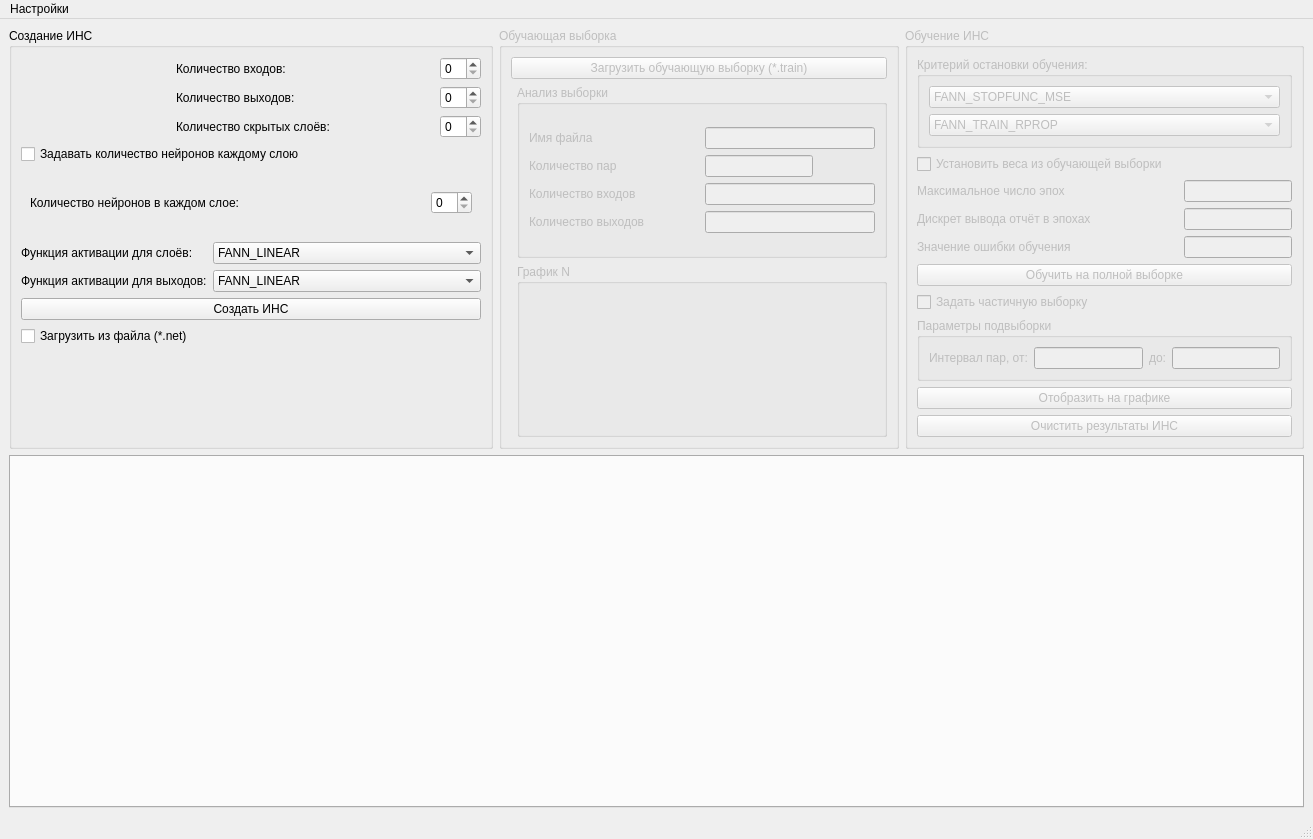
<?xml version="1.0" encoding="UTF-8"?>
<ui version="4.0">
 <class>MainWindow</class>
 <widget class="QMainWindow" name="MainWindow">
  <property name="geometry">
   <rect>
    <x>0</x>
    <y>0</y>
    <width>1313</width>
    <height>839</height>
   </rect>
  </property>
  <property name="windowTitle">
   <string>EasyANN</string>
  </property>
  <widget class="QWidget" name="centralwidget">
   <layout class="QGridLayout" name="gridLayout_9">
    <item row="0" column="1">
     <widget class="QGroupBox" name="groupBoxTrainingSet">
      <property name="enabled">
       <bool>false</bool>
      </property>
      <property name="sizePolicy">
       <sizepolicy hsizetype="Expanding" vsizetype="Preferred">
        <horstretch>0</horstretch>
        <verstretch>0</verstretch>
       </sizepolicy>
      </property>
      <property name="title">
       <string>Обучающая выборка</string>
      </property>
      <layout class="QGridLayout" name="gridLayout_12">
       <item row="1" column="1">
        <widget class="QGroupBox" name="groupBoxAnalysis">
         <property name="title">
          <string>Анализ выборки</string>
         </property>
         <layout class="QGridLayout" name="gridLayout_4">
          <item row="0" column="0">
           <layout class="QVBoxLayout" name="verticalLayout_7">
            <item>
             <widget class="QLabel" name="lblAnalysisFileName">
              <property name="text">
               <string>Имя файла</string>
              </property>
             </widget>
            </item>
            <item>
             <widget class="QLabel" name="lblAnalysisCountPair">
              <property name="sizePolicy">
               <sizepolicy hsizetype="MinimumExpanding" vsizetype="Preferred">
                <horstretch>0</horstretch>
                <verstretch>0</verstretch>
               </sizepolicy>
              </property>
              <property name="text">
               <string>Количество пар</string>
              </property>
             </widget>
            </item>
            <item>
             <widget class="QLabel" name="lblAnalysisCountInput">
              <property name="sizePolicy">
               <sizepolicy hsizetype="MinimumExpanding" vsizetype="Preferred">
                <horstretch>0</horstretch>
                <verstretch>0</verstretch>
               </sizepolicy>
              </property>
              <property name="text">
               <string>Количество входов</string>
              </property>
             </widget>
            </item>
            <item>
             <widget class="QLabel" name="lblAnalysisCountOutput">
              <property name="sizePolicy">
               <sizepolicy hsizetype="MinimumExpanding" vsizetype="Preferred">
                <horstretch>0</horstretch>
                <verstretch>0</verstretch>
               </sizepolicy>
              </property>
              <property name="text">
               <string>Количество выходов</string>
              </property>
             </widget>
            </item>
           </layout>
          </item>
          <item row="0" column="1">
           <layout class="QVBoxLayout" name="verticalLayout_6">
            <item>
             <widget class="QLineEdit" name="lineEditAnalysisFileName"/>
            </item>
            <item>
             <widget class="QLineEdit" name="lineEditAnalysisCountPair">
              <property name="sizePolicy">
               <sizepolicy hsizetype="Maximum" vsizetype="Fixed">
                <horstretch>0</horstretch>
                <verstretch>0</verstretch>
               </sizepolicy>
              </property>
             </widget>
            </item>
            <item>
             <widget class="QLineEdit" name="lineEditAnalysisCountInput"/>
            </item>
            <item>
             <widget class="QLineEdit" name="lineEditAnalysisCountOutput"/>
            </item>
           </layout>
          </item>
         </layout>
        </widget>
       </item>
       <item row="0" column="0" colspan="2">
        <widget class="QPushButton" name="bttnLoadSample">
         <property name="text">
          <string>Загрузить обучающую выборку (*.train)</string>
         </property>
        </widget>
       </item>
       <item row="2" column="1">
        <widget class="QGroupBox" name="groupBoxGraphics">
         <property name="title">
          <string>График N</string>
         </property>
         <layout class="QGridLayout" name="gridLayout_13">
          <item row="0" column="0">
           <layout class="QGridLayout" name="gridLayoutCheckBoxes"/>
          </item>
         </layout>
        </widget>
       </item>
      </layout>
     </widget>
    </item>
    <item row="1" column="0" colspan="3">
     <widget class="QTabWidget" name="tabWgtGraphics">
      <property name="sizePolicy">
       <sizepolicy hsizetype="MinimumExpanding" vsizetype="MinimumExpanding">
        <horstretch>0</horstretch>
        <verstretch>0</verstretch>
       </sizepolicy>
      </property>
      <property name="currentIndex">
       <number>-1</number>
      </property>
     </widget>
    </item>
    <item row="0" column="2">
     <widget class="QGroupBox" name="groupBoxTraining">
      <property name="enabled">
       <bool>false</bool>
      </property>
      <property name="sizePolicy">
       <sizepolicy hsizetype="Expanding" vsizetype="Preferred">
        <horstretch>0</horstretch>
        <verstretch>0</verstretch>
       </sizepolicy>
      </property>
      <property name="title">
       <string>Обучение ИНС</string>
      </property>
      <layout class="QGridLayout" name="gridLayout_10">
       <item row="4" column="0">
        <widget class="QGroupBox" name="groupBoxParametersSubsample">
         <property name="enabled">
          <bool>false</bool>
         </property>
         <property name="title">
          <string>Параметры подвыборки</string>
         </property>
         <layout class="QGridLayout" name="gridLayout_8">
          <item row="0" column="0">
           <layout class="QHBoxLayout" name="horizontalLayout_7">
            <item>
             <widget class="QLabel" name="lblIntervalFrom">
              <property name="text">
               <string>Интервал пар, от:</string>
              </property>
             </widget>
            </item>
            <item>
             <widget class="QLineEdit" name="lineEditIntervalFrom"/>
            </item>
            <item>
             <widget class="QLabel" name="lblIntervalBefore">
              <property name="text">
               <string>до:</string>
              </property>
             </widget>
            </item>
            <item>
             <widget class="QLineEdit" name="lineEditIntervalBefore"/>
            </item>
           </layout>
          </item>
         </layout>
        </widget>
       </item>
       <item row="0" column="0">
        <layout class="QVBoxLayout" name="verticalLayout">
         <item>
          <widget class="QGroupBox" name="groupBoxStopEducate">
           <property name="sizePolicy">
            <sizepolicy hsizetype="Expanding" vsizetype="Fixed">
             <horstretch>0</horstretch>
             <verstretch>0</verstretch>
            </sizepolicy>
           </property>
           <property name="title">
            <string>Критерий остановки обучения:</string>
           </property>
           <layout class="QGridLayout" name="gridLayout_3">
            <item row="0" column="0">
             <widget class="QComboBox" name="cmbBoxTrainStop">
              <item>
               <property name="text">
                <string>FANN_STOPFUNC_MSE</string>
               </property>
              </item>
              <item>
               <property name="text">
                <string>FANN_STOPFUNC_BIT</string>
               </property>
              </item>
             </widget>
            </item>
            <item row="1" column="0">
             <widget class="QComboBox" name="cmbBoxTrainAlgorithm">
              <property name="currentIndex">
               <number>2</number>
              </property>
              <item>
               <property name="text">
                <string>FANN_TRAIN_INCREMENTAL</string>
               </property>
              </item>
              <item>
               <property name="text">
                <string>FANN_TRAIN_BATCH</string>
               </property>
              </item>
              <item>
               <property name="text">
                <string>FANN_TRAIN_RPROP</string>
               </property>
              </item>
              <item>
               <property name="text">
                <string>FANN_TRAIN_QUICKPROP</string>
               </property>
              </item>
              <item>
               <property name="text">
                <string>FANN_TRAIN_SARPROP</string>
               </property>
              </item>
             </widget>
            </item>
           </layout>
          </widget>
         </item>
         <item>
          <widget class="QCheckBox" name="chckBoxSetWeight">
           <property name="text">
            <string>Установить веса из обучающей выборки</string>
           </property>
          </widget>
         </item>
        </layout>
       </item>
       <item row="5" column="0">
        <widget class="QPushButton" name="bttnDisplayGraphic">
         <property name="text">
          <string>Отобразить на графике</string>
         </property>
        </widget>
       </item>
       <item row="2" column="0">
        <widget class="QPushButton" name="bttnEducate">
         <property name="enabled">
          <bool>false</bool>
         </property>
         <property name="sizePolicy">
          <sizepolicy hsizetype="MinimumExpanding" vsizetype="Fixed">
           <horstretch>0</horstretch>
           <verstretch>0</verstretch>
          </sizepolicy>
         </property>
         <property name="text">
          <string>Обучить на полной выборке</string>
         </property>
        </widget>
       </item>
       <item row="3" column="0">
        <widget class="QCheckBox" name="chckBoxSubsample">
         <property name="text">
          <string>Задать частичную выборку</string>
         </property>
        </widget>
       </item>
       <item row="1" column="0">
        <layout class="QVBoxLayout" name="verticalLayout_2">
         <item>
          <layout class="QHBoxLayout" name="horizontalLayout_3">
           <item>
            <widget class="QLabel" name="lblMaxCountEras">
             <property name="sizePolicy">
              <sizepolicy hsizetype="MinimumExpanding" vsizetype="Preferred">
               <horstretch>0</horstretch>
               <verstretch>0</verstretch>
              </sizepolicy>
             </property>
             <property name="text">
              <string>Максимальное число эпох</string>
             </property>
            </widget>
           </item>
           <item>
            <widget class="QLineEdit" name="lineEditMaxCountEras">
             <property name="sizePolicy">
              <sizepolicy hsizetype="Minimum" vsizetype="Fixed">
               <horstretch>0</horstretch>
               <verstretch>0</verstretch>
              </sizepolicy>
             </property>
            </widget>
           </item>
          </layout>
         </item>
         <item>
          <layout class="QHBoxLayout" name="horizontalLayout_2">
           <item>
            <widget class="QLabel" name="lblOuputReportEras">
             <property name="sizePolicy">
              <sizepolicy hsizetype="Expanding" vsizetype="Preferred">
               <horstretch>0</horstretch>
               <verstretch>0</verstretch>
              </sizepolicy>
             </property>
             <property name="text">
              <string>Дискрет вывода отчёт в эпохах</string>
             </property>
            </widget>
           </item>
           <item>
            <widget class="QLineEdit" name="lineEditOutputReportEras">
             <property name="sizePolicy">
              <sizepolicy hsizetype="Minimum" vsizetype="Fixed">
               <horstretch>0</horstretch>
               <verstretch>0</verstretch>
              </sizepolicy>
             </property>
            </widget>
           </item>
          </layout>
         </item>
         <item>
          <layout class="QHBoxLayout" name="horizontalLayout">
           <item>
            <widget class="QLabel" name="lblLearningErrorValue">
             <property name="sizePolicy">
              <sizepolicy hsizetype="Expanding" vsizetype="Preferred">
               <horstretch>0</horstretch>
               <verstretch>0</verstretch>
              </sizepolicy>
             </property>
             <property name="text">
              <string>Значение ошибки обучения</string>
             </property>
            </widget>
           </item>
           <item>
            <widget class="QLineEdit" name="lineEditLearningErrorValue">
             <property name="sizePolicy">
              <sizepolicy hsizetype="Minimum" vsizetype="Fixed">
               <horstretch>0</horstretch>
               <verstretch>0</verstretch>
              </sizepolicy>
             </property>
            </widget>
           </item>
          </layout>
         </item>
        </layout>
       </item>
       <item row="6" column="0">
        <widget class="QPushButton" name="bttnClearResultEducate">
         <property name="text">
          <string>Очистить результаты ИНС</string>
         </property>
        </widget>
       </item>
      </layout>
     </widget>
    </item>
    <item row="0" column="0">
     <widget class="QGroupBox" name="groupBoxCreate">
      <property name="sizePolicy">
       <sizepolicy hsizetype="Expanding" vsizetype="Preferred">
        <horstretch>0</horstretch>
        <verstretch>0</verstretch>
       </sizepolicy>
      </property>
      <property name="title">
       <string>Создание ИНС</string>
      </property>
      <layout class="QGridLayout" name="gridLayout_6">
       <item row="5" column="0" colspan="2">
        <widget class="QCheckBox" name="chckBoxLoadFromFile">
         <property name="text">
          <string>Загрузить из файла (*.net)</string>
         </property>
        </widget>
       </item>
       <item row="1" column="0" colspan="3">
        <layout class="QVBoxLayout" name="verticalLayout_5">
         <item>
          <widget class="QCheckBox" name="chckBoxAllOrAloneNeurons">
           <property name="text">
            <string>Задавать количество нейронов каждому слою</string>
           </property>
          </widget>
         </item>
         <item>
          <widget class="QStackedWidget" name="stackWdgtNeurons">
           <property name="currentIndex">
            <number>1</number>
           </property>
           <widget class="QWidget" name="page">
            <layout class="QGridLayout" name="gridLayout_5">
             <item row="1" column="0">
              <layout class="QGridLayout" name="gridLayout_2">
               <item row="1" column="0">
                <widget class="QComboBox" name="cmbBoxSelectNeurons">
                 <property name="sizePolicy">
                  <sizepolicy hsizetype="MinimumExpanding" vsizetype="Minimum">
                   <horstretch>0</horstretch>
                   <verstretch>0</verstretch>
                  </sizepolicy>
                 </property>
                </widget>
               </item>
               <item row="0" column="0" colspan="2">
                <widget class="QLabel" name="lblNumberNeurons">
                 <property name="sizePolicy">
                  <sizepolicy hsizetype="Preferred" vsizetype="Minimum">
                   <horstretch>0</horstretch>
                   <verstretch>0</verstretch>
                  </sizepolicy>
                 </property>
                 <property name="text">
                  <string>Количество нейронов в:</string>
                 </property>
                 <property name="alignment">
                  <set>Qt::AlignCenter</set>
                 </property>
                </widget>
               </item>
               <item row="1" column="1">
                <widget class="QSpinBox" name="spinBoxNumberNeurons">
                 <property name="sizePolicy">
                  <sizepolicy hsizetype="Minimum" vsizetype="Minimum">
                   <horstretch>0</horstretch>
                   <verstretch>0</verstretch>
                  </sizepolicy>
                 </property>
                 <property name="wrapping">
                  <bool>false</bool>
                 </property>
                 <property name="readOnly">
                  <bool>false</bool>
                 </property>
                 <property name="keyboardTracking">
                  <bool>true</bool>
                 </property>
                </widget>
               </item>
              </layout>
             </item>
            </layout>
           </widget>
           <widget class="QWidget" name="page_2">
            <layout class="QGridLayout" name="gridLayout_7">
             <item row="0" column="0">
              <layout class="QHBoxLayout" name="horizontalLayout_6">
               <item>
                <widget class="QLabel" name="lblAllLayersNeuron">
                 <property name="sizePolicy">
                  <sizepolicy hsizetype="MinimumExpanding" vsizetype="Preferred">
                   <horstretch>0</horstretch>
                   <verstretch>0</verstretch>
                  </sizepolicy>
                 </property>
                 <property name="text">
                  <string>Количество нейронов в каждом слое:</string>
                 </property>
                </widget>
               </item>
               <item>
                <widget class="QSpinBox" name="spinBoxAllNeurons">
                 <property name="sizePolicy">
                  <sizepolicy hsizetype="Maximum" vsizetype="Fixed">
                   <horstretch>0</horstretch>
                   <verstretch>0</verstretch>
                  </sizepolicy>
                 </property>
                 <property name="value">
                  <number>0</number>
                 </property>
                </widget>
               </item>
              </layout>
             </item>
            </layout>
           </widget>
          </widget>
         </item>
        </layout>
       </item>
       <item row="3" column="0" colspan="3">
        <layout class="QVBoxLayout" name="verticalLayout_4">
         <item>
          <layout class="QHBoxLayout" name="horizontalLayout_5">
           <item>
            <widget class="QLabel" name="lblFuncActivationForLayers">
             <property name="sizePolicy">
              <sizepolicy hsizetype="MinimumExpanding" vsizetype="Minimum">
               <horstretch>0</horstretch>
               <verstretch>0</verstretch>
              </sizepolicy>
             </property>
             <property name="text">
              <string>Функция активации для слоёв:</string>
             </property>
            </widget>
           </item>
           <item>
            <widget class="QComboBox" name="cmbBoxFuncActivationForLayers">
             <property name="sizePolicy">
              <sizepolicy hsizetype="Fixed" vsizetype="Fixed">
               <horstretch>0</horstretch>
               <verstretch>0</verstretch>
              </sizepolicy>
             </property>
             <property name="editable">
              <bool>false</bool>
             </property>
             <property name="currentIndex">
              <number>0</number>
             </property>
             <property name="frame">
              <bool>true</bool>
             </property>
             <item>
              <property name="text">
               <string>FANN_LINEAR</string>
              </property>
             </item>
             <item>
              <property name="text">
               <string>FANN_THRESHOLD</string>
              </property>
             </item>
             <item>
              <property name="text">
               <string>FANN_THRESHOLD_SYMMETRIC</string>
              </property>
             </item>
             <item>
              <property name="text">
               <string>FANN_SIGMOID</string>
              </property>
             </item>
             <item>
              <property name="text">
               <string>FANN_SIGMOID_STEPWISE</string>
              </property>
             </item>
             <item>
              <property name="text">
               <string>FANN_SIGMOID_SYMMETRIC</string>
              </property>
             </item>
             <item>
              <property name="text">
               <string>FANN_SIGMOID_SYMMETRIC_STEPWISE</string>
              </property>
             </item>
             <item>
              <property name="text">
               <string>FANN_GAUSSIAN</string>
              </property>
             </item>
             <item>
              <property name="text">
               <string>FANN_GAUSSIAN_SYMMETRIC</string>
              </property>
             </item>
             <item>
              <property name="text">
               <string>FANN_GAUSSIAN_STEPWISE</string>
              </property>
             </item>
             <item>
              <property name="text">
               <string>FANN_ELLIOT</string>
              </property>
             </item>
             <item>
              <property name="text">
               <string>FANN_ELLIOT_SYMMETRIC</string>
              </property>
             </item>
             <item>
              <property name="text">
               <string>FANN_LINEAR_PIECE</string>
              </property>
             </item>
             <item>
              <property name="text">
               <string>FANN_LINEAR_PIECE_SYMMETRIC</string>
              </property>
             </item>
             <item>
              <property name="text">
               <string>FANN_SIN_SYMMETRIC</string>
              </property>
             </item>
             <item>
              <property name="text">
               <string>FANN_COS_SYMMETRIC</string>
              </property>
             </item>
             <item>
              <property name="text">
               <string>FANN_SIN</string>
              </property>
             </item>
             <item>
              <property name="text">
               <string>FANN_COS</string>
              </property>
             </item>
            </widget>
           </item>
          </layout>
         </item>
         <item>
          <layout class="QHBoxLayout" name="horizontalLayout_4">
           <item>
            <widget class="QLabel" name="lblFuncActivationForOutputs">
             <property name="sizePolicy">
              <sizepolicy hsizetype="MinimumExpanding" vsizetype="Fixed">
               <horstretch>0</horstretch>
               <verstretch>0</verstretch>
              </sizepolicy>
             </property>
             <property name="text">
              <string>Функция активации для выходов:</string>
             </property>
            </widget>
           </item>
           <item>
            <widget class="QComboBox" name="cmbBoxFuncActivationForOutputs">
             <item>
              <property name="text">
               <string>FANN_LINEAR</string>
              </property>
             </item>
             <item>
              <property name="text">
               <string>FANN_THRESHOLD</string>
              </property>
             </item>
             <item>
              <property name="text">
               <string>FANN_THRESHOLD_SYMMETRIC</string>
              </property>
             </item>
             <item>
              <property name="text">
               <string>FANN_SIGMOID</string>
              </property>
             </item>
             <item>
              <property name="text">
               <string>FANN_SIGMOID_STEPWISE</string>
              </property>
             </item>
             <item>
              <property name="text">
               <string>FANN_SIGMOID_SYMMETRIC</string>
              </property>
             </item>
             <item>
              <property name="text">
               <string>FANN_SIGMOID_SYMMETRIC_STEPWISE</string>
              </property>
             </item>
             <item>
              <property name="text">
               <string>FANN_GAUSSIAN</string>
              </property>
             </item>
             <item>
              <property name="text">
               <string>FANN_GAUSSIAN_SYMMETRIC</string>
              </property>
             </item>
             <item>
              <property name="text">
               <string>FANN_GAUSSIAN_STEPWISE</string>
              </property>
             </item>
             <item>
              <property name="text">
               <string>FANN_ELLIOT</string>
              </property>
             </item>
             <item>
              <property name="text">
               <string>FANN_ELLIOT_SYMMETRIC</string>
              </property>
             </item>
             <item>
              <property name="text">
               <string>FANN_LINEAR_PIECE</string>
              </property>
             </item>
             <item>
              <property name="text">
               <string>FANN_LINEAR_PIECE_SYMMETRIC</string>
              </property>
             </item>
             <item>
              <property name="text">
               <string>FANN_SIN_SYMMETRIC</string>
              </property>
             </item>
             <item>
              <property name="text">
               <string>FANN_COS_SYMMETRIC</string>
              </property>
             </item>
             <item>
              <property name="text">
               <string>FANN_SIN</string>
              </property>
             </item>
             <item>
              <property name="text">
               <string>FANN_COS</string>
              </property>
             </item>
            </widget>
           </item>
          </layout>
         </item>
        </layout>
       </item>
       <item row="0" column="1" colspan="2">
        <layout class="QGridLayout" name="gridLayout">
         <item row="0" column="0">
          <widget class="QLabel" name="lblNumberInput">
           <property name="sizePolicy">
            <sizepolicy hsizetype="MinimumExpanding" vsizetype="Preferred">
             <horstretch>0</horstretch>
             <verstretch>0</verstretch>
            </sizepolicy>
           </property>
           <property name="minimumSize">
            <size>
             <width>100</width>
             <height>15</height>
            </size>
           </property>
           <property name="text">
            <string>Количество входов:</string>
           </property>
          </widget>
         </item>
         <item row="0" column="1">
          <widget class="QSpinBox" name="spinBoxNumberInput">
           <property name="value">
            <number>0</number>
           </property>
          </widget>
         </item>
         <item row="1" column="0">
          <widget class="QLabel" name="lblNumberOutput">
           <property name="sizePolicy">
            <sizepolicy hsizetype="MinimumExpanding" vsizetype="Preferred">
             <horstretch>0</horstretch>
             <verstretch>0</verstretch>
            </sizepolicy>
           </property>
           <property name="minimumSize">
            <size>
             <width>100</width>
             <height>15</height>
            </size>
           </property>
           <property name="text">
            <string>Количество выходов:</string>
           </property>
          </widget>
         </item>
         <item row="1" column="1">
          <widget class="QSpinBox" name="spinBoxNumberOutput">
           <property name="value">
            <number>0</number>
           </property>
          </widget>
         </item>
         <item row="2" column="0">
          <widget class="QLabel" name="lblNumberLayers">
           <property name="sizePolicy">
            <sizepolicy hsizetype="MinimumExpanding" vsizetype="Preferred">
             <horstretch>0</horstretch>
             <verstretch>0</verstretch>
            </sizepolicy>
           </property>
           <property name="minimumSize">
            <size>
             <width>100</width>
             <height>15</height>
            </size>
           </property>
           <property name="text">
            <string>Количество скрытых слоёв:</string>
           </property>
          </widget>
         </item>
         <item row="2" column="1">
          <widget class="QSpinBox" name="spinBoxNumberLayers">
           <property name="frame">
            <bool>true</bool>
           </property>
           <property name="readOnly">
            <bool>false</bool>
           </property>
           <property name="buttonSymbols">
            <enum>QAbstractSpinBox::UpDownArrows</enum>
           </property>
           <property name="accelerated">
            <bool>false</bool>
           </property>
           <property name="singleStep">
            <number>1</number>
           </property>
           <property name="value">
            <number>0</number>
           </property>
          </widget>
         </item>
        </layout>
       </item>
       <item row="6" column="0">
        <spacer name="verticalSpacer">
         <property name="orientation">
          <enum>Qt::Vertical</enum>
         </property>
         <property name="sizeType">
          <enum>QSizePolicy::MinimumExpanding</enum>
         </property>
         <property name="sizeHint" stdset="0">
          <size>
           <width>20</width>
           <height>40</height>
          </size>
         </property>
        </spacer>
       </item>
       <item row="4" column="0" colspan="3">
        <widget class="QPushButton" name="bttnCreateNetwork">
         <property name="sizePolicy">
          <sizepolicy hsizetype="Expanding" vsizetype="Fixed">
           <horstretch>0</horstretch>
           <verstretch>0</verstretch>
          </sizepolicy>
         </property>
         <property name="text">
          <string>Создать ИНС</string>
         </property>
        </widget>
       </item>
      </layout>
     </widget>
    </item>
   </layout>
  </widget>
  <widget class="QMenuBar" name="menubar">
   <property name="geometry">
    <rect>
     <x>0</x>
     <y>0</y>
     <width>1313</width>
     <height>21</height>
    </rect>
   </property>
   <widget class="QMenu" name="settings">
    <property name="title">
     <string>Настройки</string>
    </property>
    <widget class="QMenu" name="menuChooseLanguage">
     <property name="title">
      <string>Настройки языка</string>
     </property>
     <addaction name="rusLan"/>
     <addaction name="enUsLan"/>
    </widget>
    <addaction name="menuChooseLanguage"/>
   </widget>
   <addaction name="settings"/>
  </widget>
  <widget class="QStatusBar" name="statusbar"/>
  <action name="rusLan">
   <property name="text">
    <string>Русский</string>
   </property>
  </action>
  <action name="enUsLan">
   <property name="text">
    <string>Английский (US)</string>
   </property>
  </action>
 </widget>
 <resources/>
 <connections/>
</ui>
